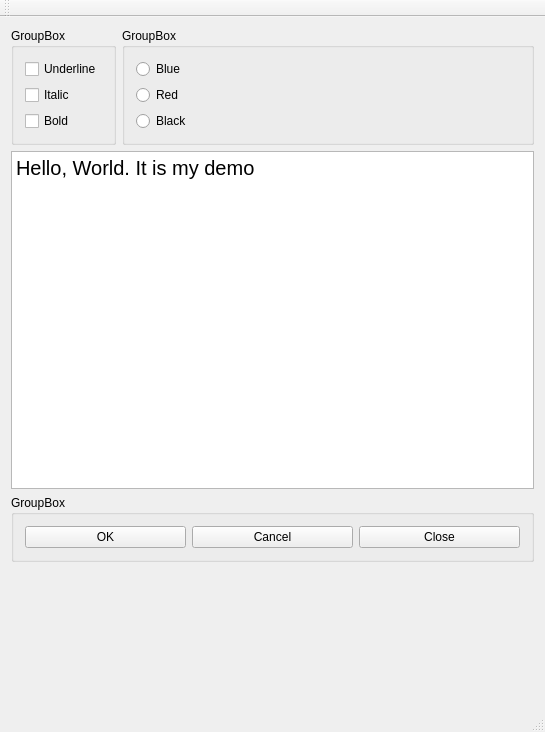
<?xml version="1.0" encoding="UTF-8"?>
<ui version="4.0">
 <class>MainWindow</class>
 <widget class="QMainWindow" name="MainWindow">
  <property name="geometry">
   <rect>
    <x>0</x>
    <y>0</y>
    <width>545</width>
    <height>732</height>
   </rect>
  </property>
  <property name="windowTitle">
   <string>MainWindow</string>
  </property>
  <widget class="QWidget" name="centralWidget">
   <layout class="QFormLayout" name="formLayout">
    <item row="0" column="0">
     <widget class="QGroupBox" name="groupBox">
      <property name="title">
       <string>GroupBox</string>
      </property>
      <layout class="QVBoxLayout" name="verticalLayout">
       <item>
        <widget class="QCheckBox" name="chkBoxUnder">
         <property name="text">
          <string>Underline</string>
         </property>
        </widget>
       </item>
       <item>
        <widget class="QCheckBox" name="chkBoxItalic">
         <property name="text">
          <string>Italic</string>
         </property>
        </widget>
       </item>
       <item>
        <widget class="QCheckBox" name="chkBoxBold">
         <property name="text">
          <string>Bold</string>
         </property>
        </widget>
       </item>
      </layout>
     </widget>
    </item>
    <item row="0" column="1">
     <widget class="QGroupBox" name="groupBox_2">
      <property name="title">
       <string>GroupBox</string>
      </property>
      <layout class="QVBoxLayout" name="verticalLayout_2">
       <item>
        <widget class="QRadioButton" name="rBtnBlue">
         <property name="text">
          <string>Blue</string>
         </property>
        </widget>
       </item>
       <item>
        <widget class="QRadioButton" name="rBtnRed">
         <property name="text">
          <string>Red</string>
         </property>
        </widget>
       </item>
       <item>
        <widget class="QRadioButton" name="rBtnBlack">
         <property name="text">
          <string>Black</string>
         </property>
        </widget>
       </item>
      </layout>
     </widget>
    </item>
    <item row="1" column="0" colspan="2">
     <widget class="QPlainTextEdit" name="txtEdit">
      <property name="font">
       <font>
        <pointsize>15</pointsize>
       </font>
      </property>
      <property name="plainText">
       <string>Hello, World. It is my demo</string>
      </property>
     </widget>
    </item>
    <item row="2" column="0" colspan="2">
     <widget class="QGroupBox" name="groupBox_3">
      <property name="title">
       <string>GroupBox</string>
      </property>
      <layout class="QHBoxLayout" name="horizontalLayout_2">
       <item>
        <widget class="QPushButton" name="btnOK">
         <property name="text">
          <string>OK</string>
         </property>
        </widget>
       </item>
       <item>
        <widget class="QPushButton" name="btnCancel">
         <property name="text">
          <string>Cancel</string>
         </property>
        </widget>
       </item>
       <item>
        <widget class="QPushButton" name="btnClose">
         <property name="text">
          <string>Close</string>
         </property>
        </widget>
       </item>
      </layout>
     </widget>
    </item>
    <item row="3" column="0" colspan="2">
     <widget class="QCustomPlot" name="customPlot" native="true">
      <property name="minimumSize">
       <size>
        <width>211</width>
        <height>131</height>
       </size>
      </property>
     </widget>
    </item>
   </layout>
  </widget>
  <widget class="QMenuBar" name="menuBar">
   <property name="geometry">
    <rect>
     <x>0</x>
     <y>0</y>
     <width>545</width>
     <height>22</height>
    </rect>
   </property>
  </widget>
  <widget class="QToolBar" name="mainToolBar">
   <attribute name="toolBarArea">
    <enum>TopToolBarArea</enum>
   </attribute>
   <attribute name="toolBarBreak">
    <bool>false</bool>
   </attribute>
  </widget>
  <widget class="QStatusBar" name="statusBar"/>
 </widget>
 <layoutdefault spacing="6" margin="11"/>
 <customwidgets>
  <customwidget>
   <class>QCustomPlot</class>
   <extends>QWidget</extends>
   <header>qcustomplot.h</header>
   <container>1</container>
  </customwidget>
 </customwidgets>
 <resources/>
 <connections>
  <connection>
   <sender>btnOK</sender>
   <signal>clicked()</signal>
   <receiver>MainWindow</receiver>
   <slot>close()</slot>
   <hints>
    <hint type="sourcelabel">
     <x>97</x>
     <y>413</y>
    </hint>
    <hint type="destinationlabel">
     <x>221</x>
     <y>244</y>
    </hint>
   </hints>
  </connection>
 </connections>
</ui>
